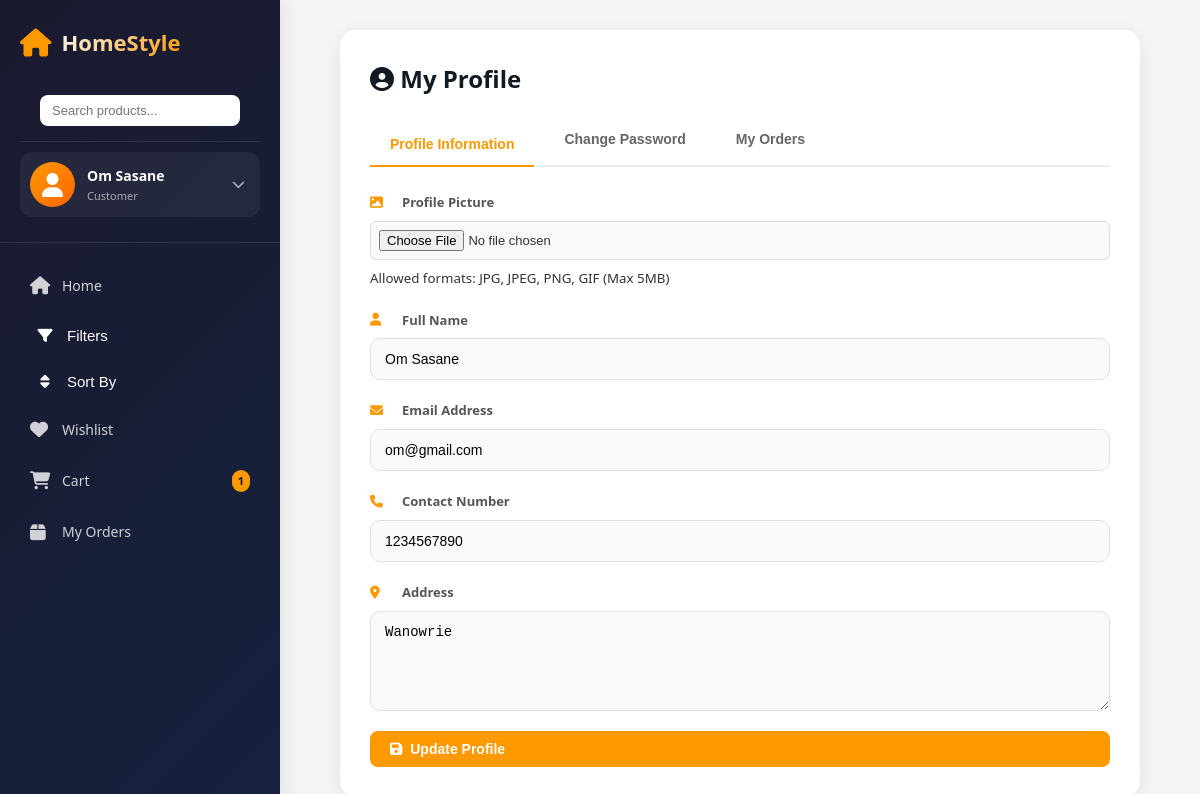
The page /profile.php (signed in) on the database its author committed.
### tables this page shows
CREATE TABLE `users` (
  `userid` int(11) NOT NULL,
  `name` varchar(255) NOT NULL,
  `email` varchar(255) NOT NULL,
  `contact` varchar(20) NOT NULL,
  `address` varchar(255) DEFAULT NULL,
  `image` varchar(255) DEFAULT NULL,
  `password` varchar(255) NOT NULL,
  `isadmin` enum('yes','no') NOT NULL DEFAULT 'no',
  `orders_made` int(11) NOT NULL DEFAULT 0,
  `created_at` datetime NOT NULL DEFAULT current_timestamp()
);

### profile.php (the view, shortened to what this page needs)
<?php
include 'db.php';
include 'navbar.php';
$user_id = $_SESSION['user_id'];
$query = "SELECT * FROM users WHERE userid = ?";
$stmt = mysqli_prepare($conn, $query);
mysqli_stmt_bind_param($stmt, "i", $user_id);
mysqli_stmt_execute($stmt);
$result = mysqli_stmt_get_result($stmt);
$user = mysqli_fetch_assoc($result);
?>
<!DOCTYPE html>
<html>
<head>
    <link rel="stylesheet" href="styles.css">
    <link rel="stylesheet" href="https://cdnjs.cloudflare.com/ajax/libs/font-awesome/6.5.0/css/all.min.css">
</head>
<body>
<div class="main-container">
    <div class="profile-container">
        <h2><i class="fas fa-user-circle"></i> My Profile</h2>
        <div class="profile-tabs">
            <button class="tab-btn active" onclick="showTab('profile')">Profile Information</button>
            <button class="tab-btn" onclick="showTab('password')">Change Password</button>
            <button class="tab-btn" onclick="window.location.href='my_orders.php'">My Orders</button>
        </div>
        <div id="profile-tab" class="tab-content active">
            <form method="POST" class="profile-form" enctype="multipart/form-data">
                <div class="form-group">
                    <label><i class="fas fa-image"></i> Profile Picture</label>
                    <input type="file" name="profile_image" accept="image/jpeg,image/png,image/jpg">
                    <small>Allowed formats: JPG, JPEG, PNG, GIF (Max 5MB)</small>
                </div>
                <div class="form-group">
                    <label><i class="fas fa-user"></i> Full Name</label>
                    <input type="text" name="name" value="<?php echo htmlspecialchars($user['name']); ?>" required>
                </div>
                <div class="form-group">
                    <label><i class="fas fa-envelope"></i> Email Address</label>
                    <input type="email" name="email" value="<?php echo htmlspecialchars($user['email']); ?>" required>
                </div>
                <div class="form-group">
                    <label><i class="fas fa-phone"></i> Contact Number</label>
                    <input type="text" name="contact" value="<?php echo htmlspecialchars($user['contact']); ?>" required pattern="[0-9]{10}" title="Enter 10-digit mobile number">
                </div>
                <div class="form-group">
                    <label><i class="fas fa-map-marker-alt"></i> Address</label>
                    <textarea name="address" rows="3"><?php echo htmlspecialchars($user['address']); ?></textarea>
                </div>
                <button type="submit" name="update_profile" class="btn-primary">
                    <i class="fas fa-save"></i> Update Profile
                </button>
            </form>
        </div>
    </div>
</div>
</body>
</html>

### navbar.php (shortened to what this page needs)
<?php
include 'db.php';
$user_image = '';
$user_name = 'User';
if(isset($_SESSION['user_id'])) {
    $user_id = $_SESSION['user_id'];
    $query = mysqli_query($conn, "SELECT name, image FROM users WHERE userid = $user_id");
    if($data = mysqli_fetch_assoc($query)) {
        $user_image = $data['image'];
        $user_name = $data['name'];
    }
}
?>
<link rel="stylesheet" href="styles.css">
<link rel="stylesheet" href="https://cdnjs.cloudflare.com/ajax/libs/font-awesome/6.5.0/css/all.min.css">
<nav class="admin-navbar">
    <div class="admin-nav-header">
        <div class="logo">
            <a href="index.php">
                <i class="fas fa-home"></i>
                <span>HomeStyle</span>
            </a>
        </div>
        <div class="nav-search-container">
            <form action="search.php" method="GET" class="nav-search-form">
                <input type="text" name="q" placeholder="Search products..." class="nav-search-input">
            </form>
        </div>
        <?php if(isset($_SESSION['user_id'])): ?>
        <div class="admin-user-info">
            <div class="admin-avatar">
                <?php if($user_image && file_exists("uploads/profiles/".$user_image)): ?>
                    <img src="uploads/profiles/<?php echo $user_image; ?>"
                         style="width:45px;height:45px;border-radius:50%;object-fit:cover;">
                <?php else: ?>
                    <i class="fas fa-user"></i>
                <?php endif; ?>
            </div>
            <div class="admin-details">
                <span class="admin-name"><?php echo htmlspecialchars($user_name); ?></span>
                <span class="admin-role">Customer</span>
            </div>
            <div class="admin-dropdown">
                <button class="dropdown-btn" id="userDropdownBtn">
                    <i class="fas fa-chevron-down"></i>
                </button>
            </div>
        </div>
        <?php endif; ?>
    </div>
    <div class="admin-nav-menu">
        <ul class="admin-nav-links">
            <li class="<?php echo basename($_SERVER['PHP_SELF']) == 'index.php' ? 'active' : ''; ?>">
                <a href="index.php">
                    <i class="fas fa-home"></i>
                    <span>Home</span>
                </a>
            </li>
            <li>
                <button id="filterToggle" class="nav-btn">
                    <i class="fas fa-filter"></i>
                    <span>Filters</span>
                </button>
            </li>
            <li>
                <button id="sortToggle" class="nav-btn">
                    <i class="fas fa-sort"></i>
                    <span>Sort By</span>
                </button>
            </li>
            <li class="<?php echo basename($_SERVER['PHP_SELF']) == 'wishlist.php' ? 'active' : ''; ?>">
                <a href="<?php echo isset($_SESSION['user_id']) ? 'wishlist.php' : 'login.php'; ?>">
                    <i class="fas fa-heart"></i>
                    <span>Wishlist</span>
                </a>
            </li>
            <li class="<?php echo basename($_SERVER['PHP_SELF']) == 'cart.php' ? 'active' : ''; ?>">
                <a href="<?php echo isset($_SESSION['user_id']) ? 'cart.php' : 'login.php'; ?>">
                    <i class="fas fa-shopping-cart"></i>
                    <span>Cart</span>
                    <?php
                    if(isset($_SESSION['user_id'])) {
                        $cart_count_query = "SELECT SUM(quantity) as total FROM cart WHERE userid = $user_id";
                        $cart_count_result = mysqli_query($conn, $cart_count_query);
                        $cart_count = mysqli_fetch_assoc($cart_count_result);
                        if($cart_count['total'] > 0) {
                            echo '<span class="nav-badge">'.$cart_count['total'].'</span>';
                        }
                    }
                    ?>
                </a>
            </li>
            <li class="<?php echo basename($_SERVER['PHP_SELF']) == 'my_orders.php' ? 'active' : ''; ?>">
                <a href="<?php echo isset($_SESSION['user_id']) ? 'my_orders.php' : 'login.php'; ?>">
                    <i class="fas fa-box"></i><span>My Orders</span>
                </a>
            </li>
        </ul>
    </div>
</nav>

### rows shown on the page
users: name "Om Sasane", email "om@gmail.com", contact "1234567890", address "Wanowrie"

### other values the page prints
$cart_count['total'] "1"
